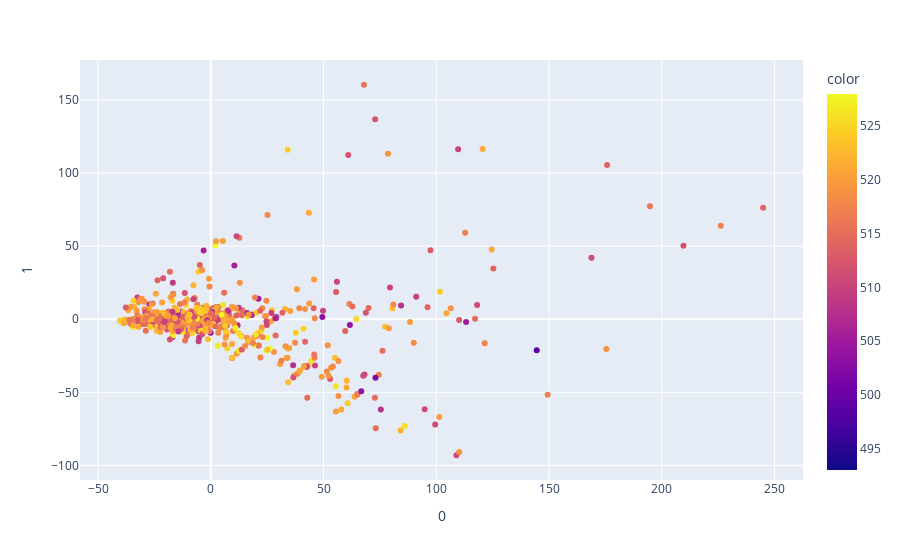

Notebook code cell kept with this figure:
### Markdown cell above
# Data visualisation

### Code cell
import plotly.express as px
colors = y_train
fig = px.scatter(X_train_reduced, x=0, y=1, color=colors)
fig.show()

### Figure 1 — Plotly figure (JSON) as saved in the notebook; plotly's stock layout.template omitted (floating-point values rounded to 4 significant figures; data arrays with more than 128 entries replaced by an {"elided": "..."} marker saying what was removed)
{"data": [{"hovertemplate": "0=%{x}<br>1=%{y}<br>color=%{marker.color}<extra></extra>", "legendgroup": "", "marker": {"color": {"elided": "974 int values"}, "coloraxis": "coloraxis", "symbol": "circle"}, "mode": "markers", "name": "", "orientation": "v", "showlegend": false, "type": "scatter", "x": {"elided": "974 float values"}, "xaxis": "x", "y": {"elided": "974 float values"}, "yaxis": "y"}], "layout": {"autosize": true, "coloraxis": {"colorbar": {"title": {"text": "color"}}, "colorscale": [[0, "#0d0887"], [0.1111, "#46039f"], [0.2222, "#7201a8"], [0.3333, "#9c179e"], [0.4444, "#bd3786"], [0.5556, "#d8576b"], [0.6667, "#ed7953"], [0.7778, "#fb9f3a"], [0.8889, "#fdca26"], [1, "#f0f921"]]}, "legend": {"tracegroupgap": 0}, "margin": {"t": 60}, "xaxis": {"anchor": "y", "autorange": true, "domain": [0, 1], "range": [-58.54, 263.2], "title": {"text": "0"}, "type": "linear"}, "yaxis": {"anchor": "x", "autorange": true, "domain": [0, 1], "range": [-112.6, 180.0], "title": {"text": "1"}, "type": "linear"}}}
